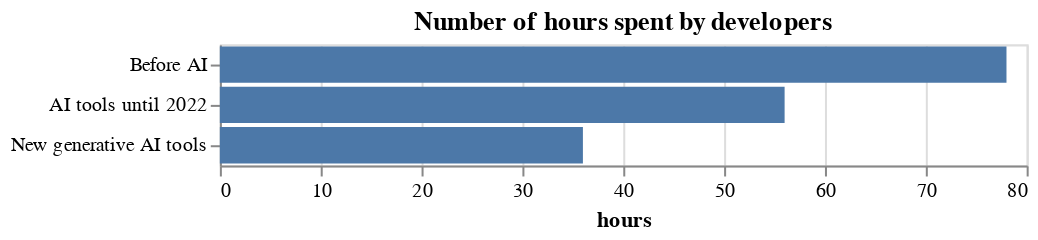

The code cell stored with this chart in its notebook:
### Code cell
chart = alt.Chart(df).mark_bar().encode(
    x=alt.X('hours'),
    y=alt.Y('categories', sort='-x',title='')
).properties(
    title='Number of hours spent by developers'
)

chart

### Figure 1 — Vega-Lite specification as saved in the notebook (floating-point values rounded to 4 significant figures)
{"config": {"view": {"continuousWidth": 400, "continuousHeight": 300}}, "data": {"name": "data-e307a574b733947969d8977c11ef97f6"}, "mark": "bar", "encoding": {"x": {"field": "hours", "type": "quantitative"}, "y": {"field": "categories", "sort": "-x", "title": "", "type": "nominal"}}, "title": "Number of hours spent by developers", "$schema": "https://vega.github.io/schema/vega-lite/v4.17.0.json", "datasets": {"data-e307a574b733947969d8977c11ef97f6": [{"categories": "Before AI", "hours": 78}, {"categories": "AI tools until 2022", "hours": 56}, {"categories": "New generative AI tools", "hours": 36}]}}
